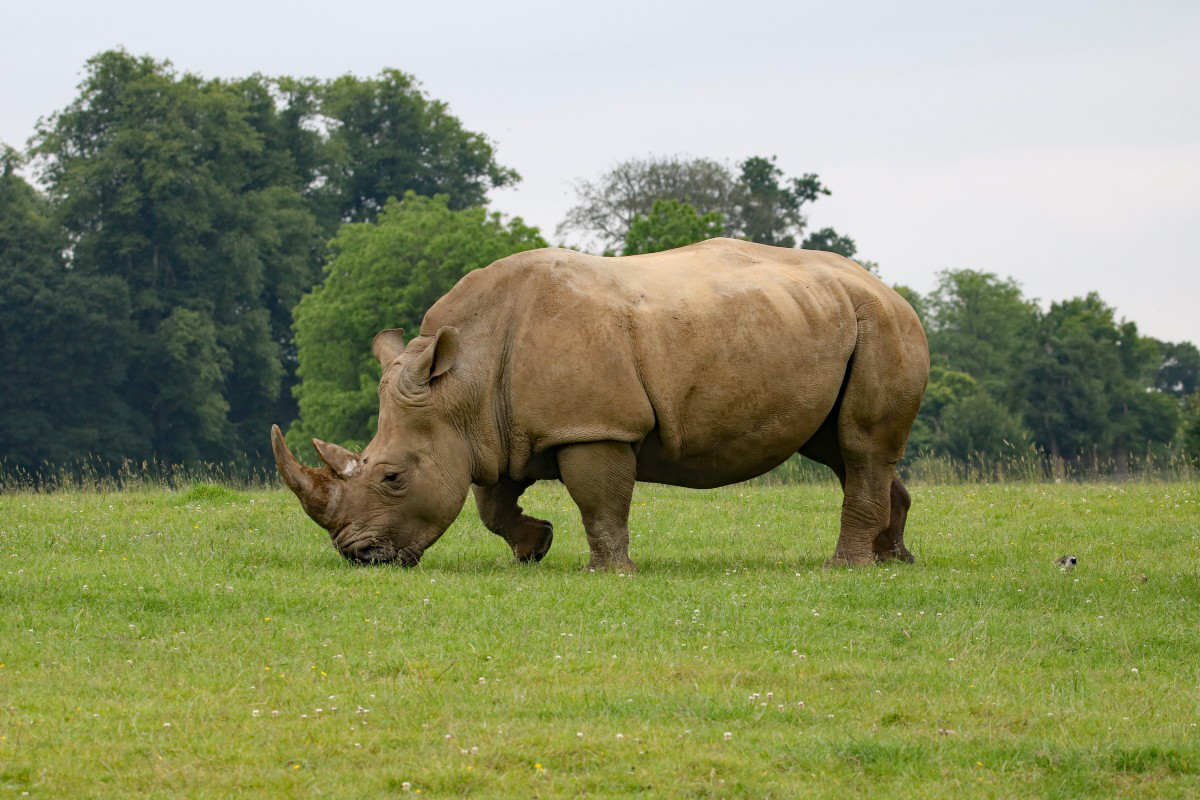
#> input picture 0406/rhino.png, 1200 x 800 px
$ jupyter execute segmentation.ipynb
#> lines starting #> are read from the running program, lines starting #| are printed output that depends on the picture; after the words box and inside, x2 and y2 are one past the last pixel; in counts of white or black regions, pixels touching at a corner belong together
[cell 1]
import cv2
import numpy as np
import matplotlib.pyplot as plt

[cell 2]
img = cv2.imread("rhino.png")
#> img is the input picture: shape (800, 1200, 3); mean B, G, R 105.2, 144.9, 139.4
h, w, c =img.shape
#> h = 800; w = 1200; c = 3

plt.figure()
plt.imshow(cv2.cvtColor(img, cv2.COLOR_BGR2RGB))

markers = cv2.imread("markers.png", 0)
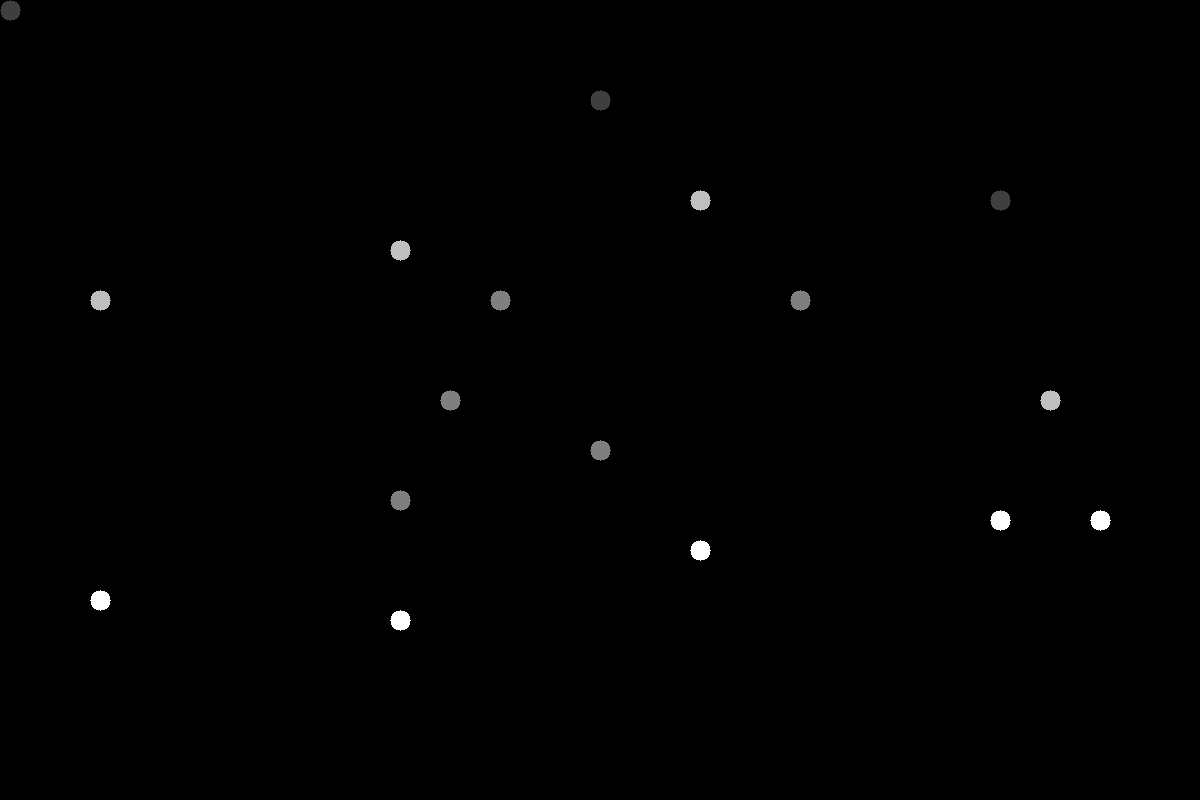
#> input picture 0406/markers.png, 1200 x 800 px
#> markers is the input picture: shape (800, 1200); min 0, max 4, mean 0.0149
markers = np.int32(markers)
#> markers: shape (800, 1200) int32; 5 distinct labels, from 0 to 4

plt.figure()
plt.imshow(markers)
plt.colorbar()

result = cv2.watershed(img, markers)
#> result: shape (800, 1200) int32; 5 distinct labels, from -1 to 4

plt.figure()
plt.imshow(result)
plt.colorbar()

[cell 3]
markers = np.zeros((h,w), np.int32)

radius = 10
thickness = -1

markers_bg =[(10,10), (600,100), (1000,200)]
color_bg =1
for point in markers_bg:
    cv2.circle(markers, point , radius, color_bg, thickness)
#> markers: shape (800, 1200) int32; values 0 (black) and 1 (white), 0.1% white; 3 white regions, box (x1, y1, x2, y2) and area: (0, 0, 21, 21) 317, (590, 90, 611, 111) 317, (990, 190, 1011, 211) 317

markers_rhino = [(400,500), (450,400), (500,300), (600,450), (800,300)]
color_rhino = 2
for point in markers_rhino:
    cv2.circle(markers, point , radius, color_rhino, thickness)
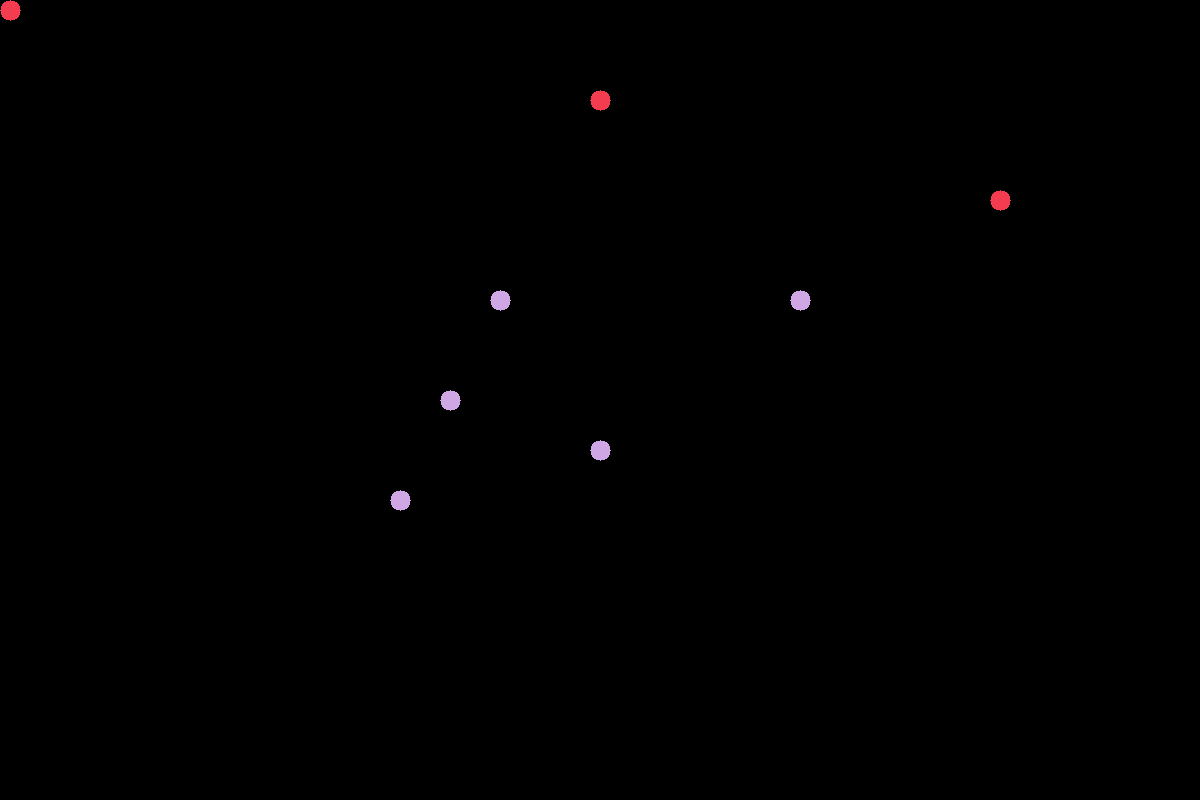
#> markers: shape (800, 1200) int32; 3 distinct labels, from 0 to 2; one colour per label, 0 black

markers_tree = [(100,300), (400,250), (700,200), (1050,400)]
color_tree = 3
for point in markers_tree:
    cv2.circle(markers, point , radius, color_tree, thickness)
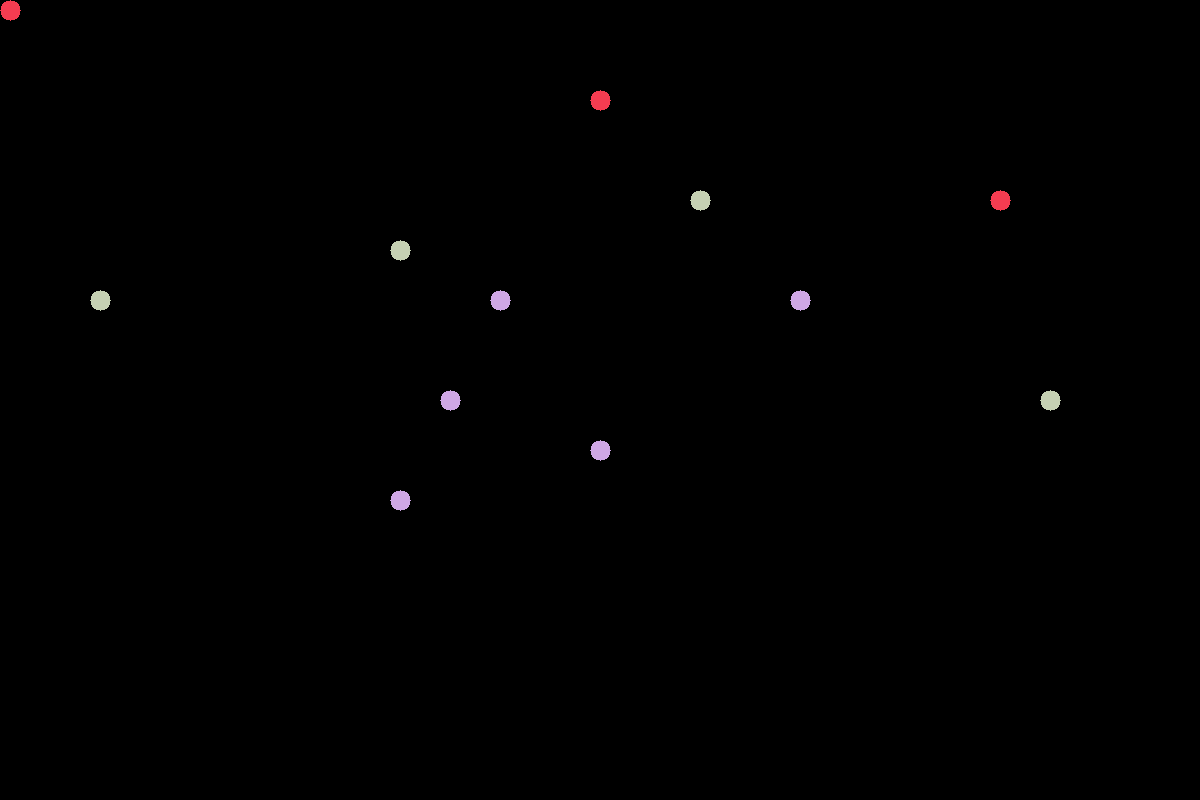
#> markers: shape (800, 1200) int32; 4 distinct labels, from 0 to 3; one colour per label, 0 black

markers_grass = [(100,600), (400,620), (700,550), (1000,520), (1100, 520)]
color_grass = 4
for point in markers_grass:
    cv2.circle(markers, point , radius, color_grass, thickness)

plt.imshow(markers)
plt.colorbar()

[cell 4]
img = cv2.imread("rhino.png")
h, w, c =img.shape

num_iterations = 4
prior = 2
num_levels = 4
num_histogram_bins = 5
num_superpixels = int(h*w / 2000)
#> num_superpixels = 480

seeds = cv2.ximgproc.createSuperpixelSEEDS(w, h, c, num_superpixels, num_levels, prior, num_histogram_bins)

seeds.iterate(img, num_iterations)

num_of_superpixels_result = seeds.getNumberOfSuperpixels()
#> num_of_superpixels_result = 400
print('Start number of superpixels: %d' % num_superpixels)
#| Start number of superpixels: 480
print('Final number of superpixels: %d' % num_of_superpixels_result)
#| Final number of superpixels: 400

labels = seeds.getLabels()

color_img = np.zeros((h, w, 3), np.uint8)
color_img[:] = (0, 0, 255)

mask = seeds.getLabelContourMask(False)

mask_inv = cv2.bitwise_not(mask)
#> mask: shape (800, 1200); 6.8% white in thin lines or dots
result_bg = cv2.bitwise_and(img, img, mask=mask_inv)
result_fg = cv2.bitwise_and(color_img, color_img, mask=mask)
result = cv2.add(result_bg, result_fg)
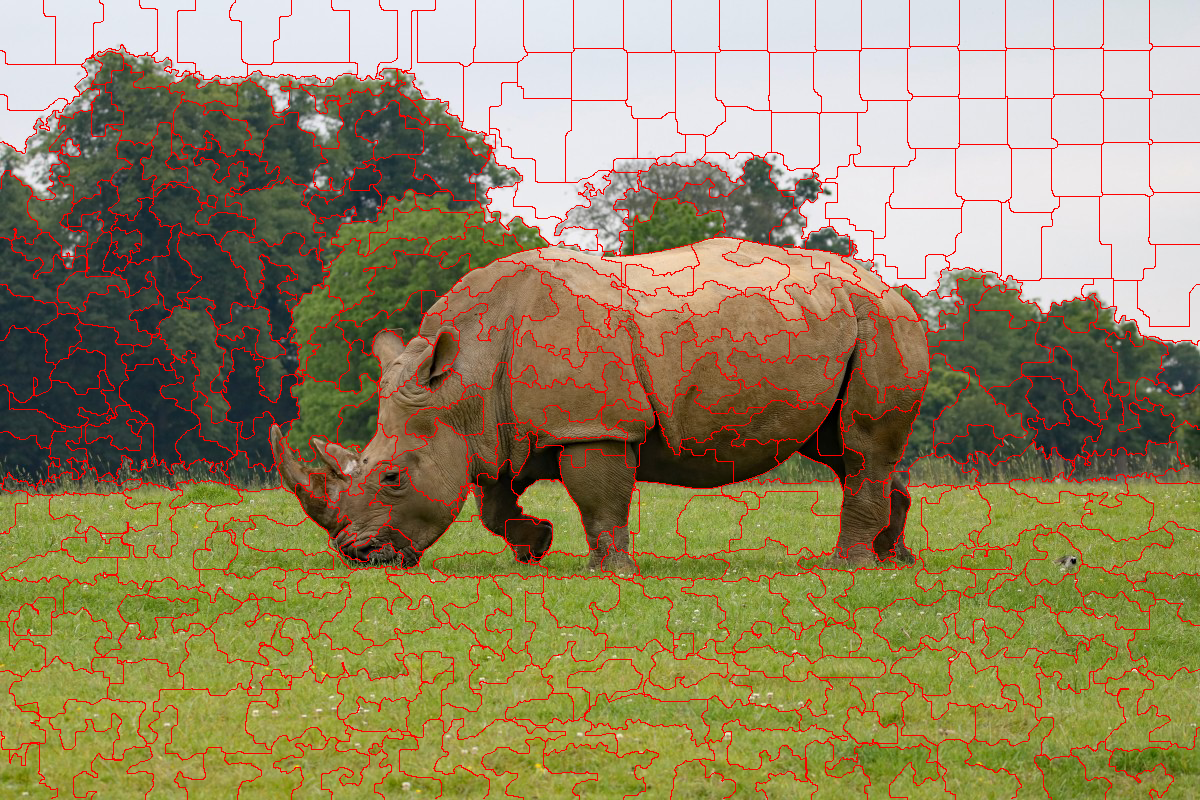
#> result: shape (800, 1200, 3); mean B, G, R 99, 135.7, 148

result = cv2.cvtColor(result, cv2.COLOR_BGR2RGB)

plt.figure(figsize=(20,20))
plt.imshow(result)
